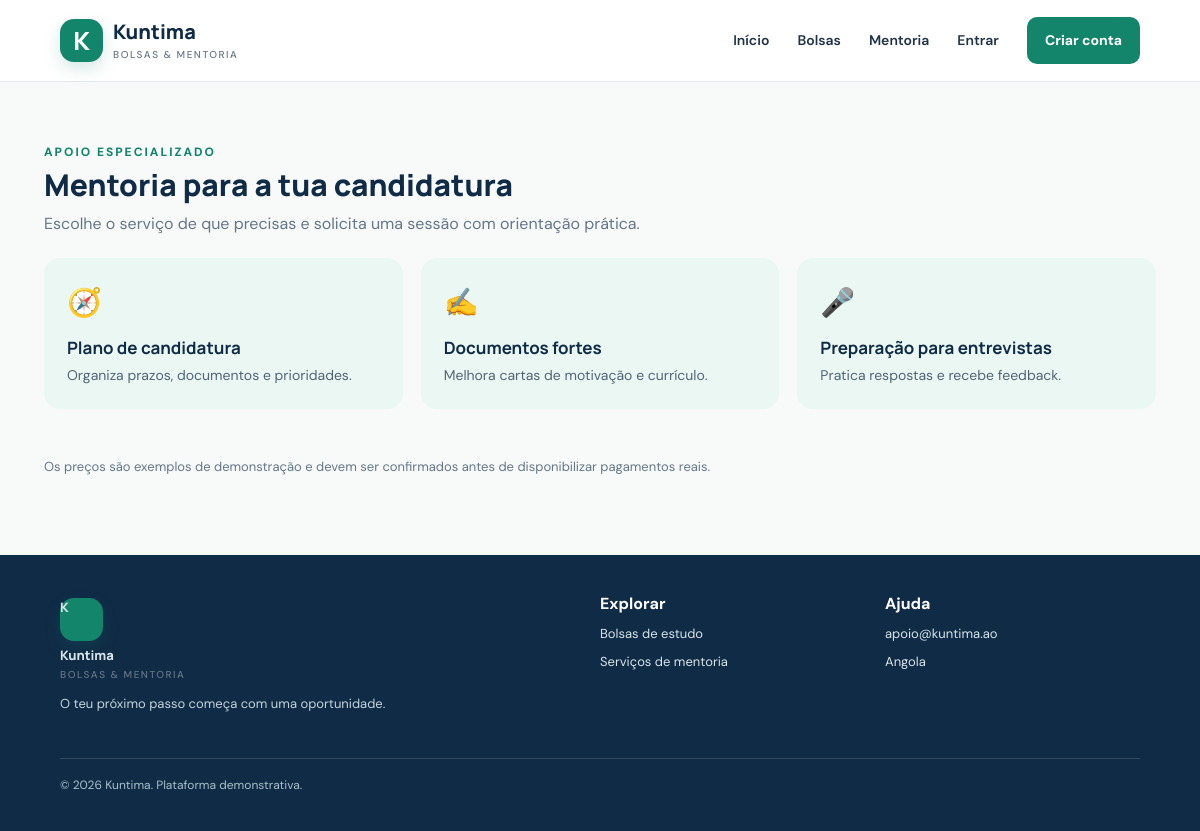
Before: /mentoria.php with the older database file.
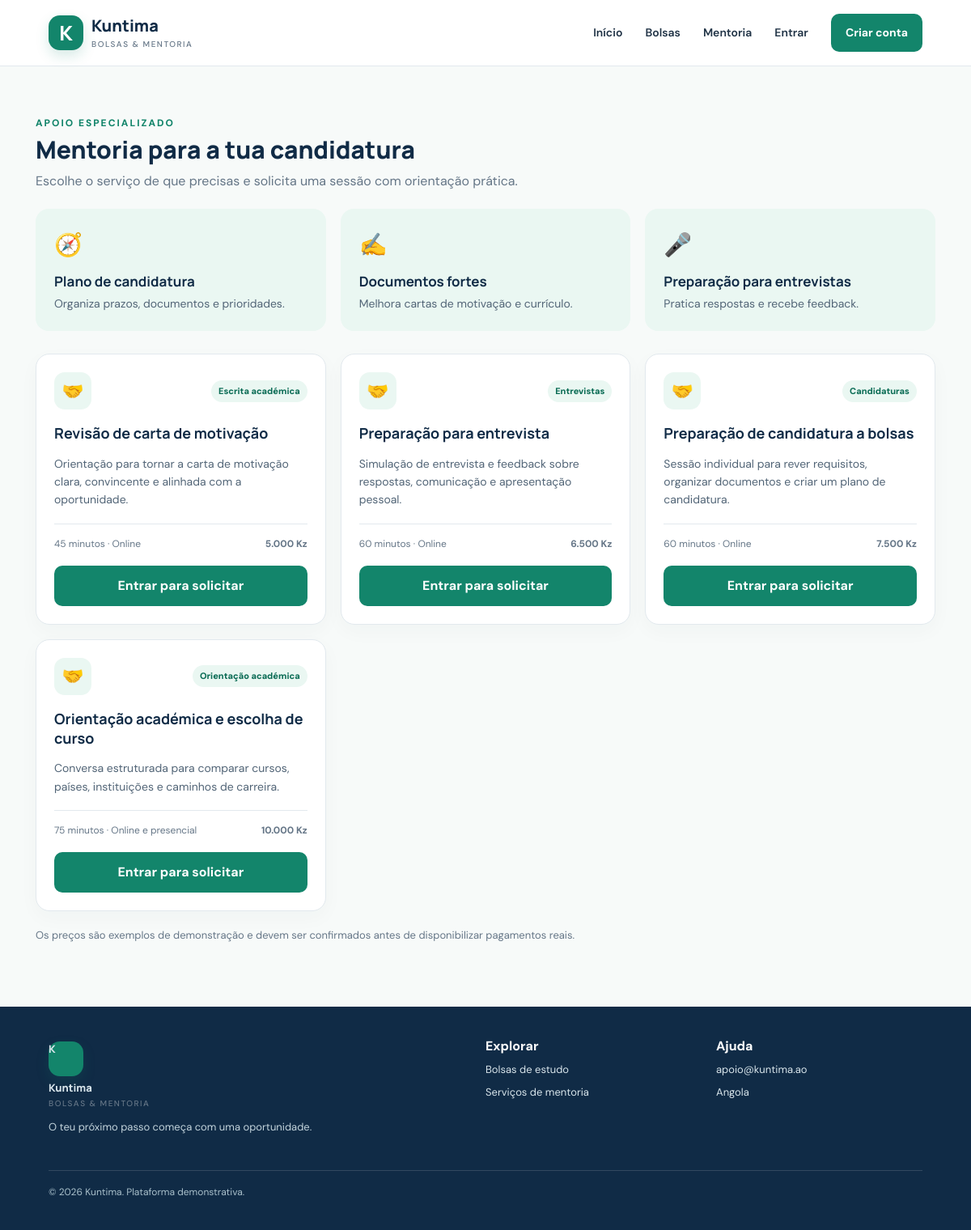
After: the same page with the newer database file.
### tables this page shows
CREATE TABLE IF NOT EXISTS servico_mentoria (
 id INT UNSIGNED AUTO_INCREMENT PRIMARY KEY,
 mentor_id INT UNSIGNED NULL,
 title VARCHAR(180) NOT NULL,
 category VARCHAR(100) NOT NULL,
 description TEXT NOT NULL,
 price DECIMAL(10,2) NOT NULL DEFAULT 0,
 duration_minutes SMALLINT UNSIGNED NOT NULL DEFAULT 60,
 delivery ENUM('Online','Presencial','Online e presencial') NOT NULL DEFAULT 'Online',
 status ENUM('published','draft') NOT NULL DEFAULT 'published',
 created_at TIMESTAMP DEFAULT CURRENT_TIMESTAMP,
 CONSTRAINT fk_service_mentor FOREIGN KEY (mentor_id) REFERENCES users(id) ON DELETE SET NULL
);

### config.php (called while the page is built, shortened)
<?php
function e($value): string { return htmlspecialchars((string)$value, ENT_QUOTES, 'UTF-8'); }
function logged_in(): bool { return !empty($_SESSION['user']); }

### mentoria.php (the view)
<?php require_once 'config.php'; $page_title='Mentoria | Kuntima';$pdo=db();$services=$pdo->query("SELECT m.*,u.name AS mentor_name FROM servico_mentoria m LEFT JOIN users u ON u.id=m.mentor_id WHERE m.status='published' ORDER BY m.price")->fetchAll();require 'includes/header.php'; ?>
<div class="page-heading"><span class="eyebrow" style="color:var(--green)">Apoio especializado</span><h1>Mentoria para a tua candidatura</h1><p>Escolhe o serviço de que precisas e solicita uma sessão com orientação prática.</p></div><div class="features" style="margin-bottom:28px"><div class="feature"><div class="feature-icon">🧭</div><h3>Plano de candidatura</h3><p>Organiza prazos, documentos e prioridades.</p></div><div class="feature"><div class="feature-icon">✍️</div><h3>Documentos fortes</h3><p>Melhora cartas de motivação e currículo.</p></div><div class="feature"><div class="feature-icon">🎤</div><h3>Preparação para entrevistas</h3><p>Pratica respostas e recebe feedback.</p></div></div><div class="grid"><?php foreach($services as $m): ?><article class="card"><div class="card-top"><div class="org-icon">🤝</div><span class="tag"><?=e($m['category'])?></span></div><h3><?=e($m['title'])?></h3><p><?=e($m['description'])?></p><div class="card-meta"><span><?=e($m['duration_minutes'])?> minutos · <?=e($m['delivery'])?></span><strong><?=number_format((float)$m['price'],0,',','.')?> Kz</strong></div><?php if(logged_in() && ($_SESSION['user']['role']??'')==='student'): ?><a class="btn-primary" href="marcar_mentoria.php?id=<?=$m['id']?>">Solicitar sessão</a><?php elseif(!logged_in()): ?><a class="btn-primary" href="login.php">Entrar para solicitar</a><?php else: ?><p class="muted">A solicitação está disponível para estudantes.</p><?php endif; ?></article><?php endforeach; ?></div><p class="muted" style="margin-top:20px">Os preços são exemplos de demonstração e devem ser confirmados antes de disponibilizar pagamentos reais.</p><?php require 'includes/footer.php'; ?>

Changed rows visible on the page:
added servico_mentoria: category "Escrita académica", title "Revisão de carta de motivação", description "Orientação para tornar a carta de motivação clara, convincente e alinhada com a oportunidade.", duration_minutes "45", delivery "Online", price "5.000"
added servico_mentoria: category "Entrevistas", title "Preparação para entrevista", description "Simulação de entrevista e feedback sobre respostas, comunicação e apresentação pessoal.", duration_minutes "60", delivery "Online", price "6.500"
added servico_mentoria: category "Candidaturas", title "Preparação de candidatura a bolsas", description "Sessão individual para rever requisitos, organizar documentos e criar um plano de candidatura.", duration_minutes "60", delivery "Online", price "7.500"
added servico_mentoria: category "Orientação académica", title "Orientação académica e escolha de curso", description "Conversa estruturada para comparar cursos, países, instituições e caminhos de carreira.", duration_minutes "75", delivery "Online e presencial", price "10.000"
